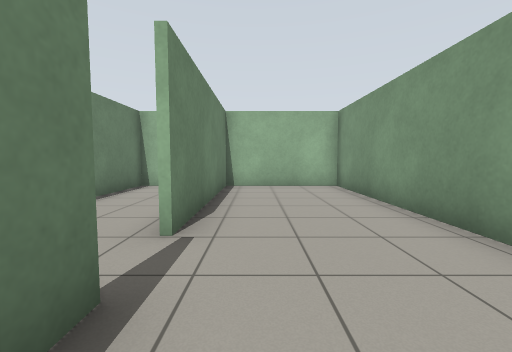
[1] (above)

17 first-person views from a walk through a Gazebo world. The camera is 0.94 m above the floor, tilts 4° down and sees 90° across. The floor is counted in squares, 1 m on a side. Each view is taken from the middle of a square. On the plan, view 1 faces up. The plan holds only what a view shows up to about 10 squares ahead; the rest is blank.

[2]
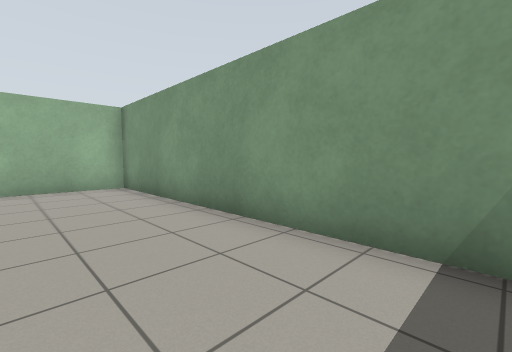

[3]
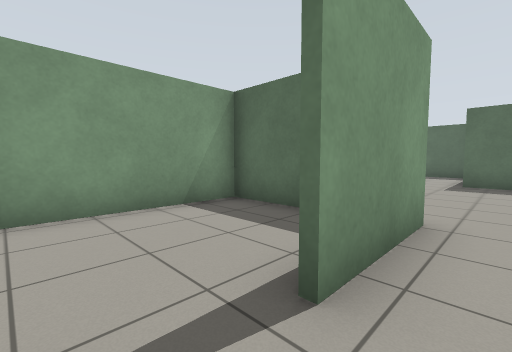

[4]
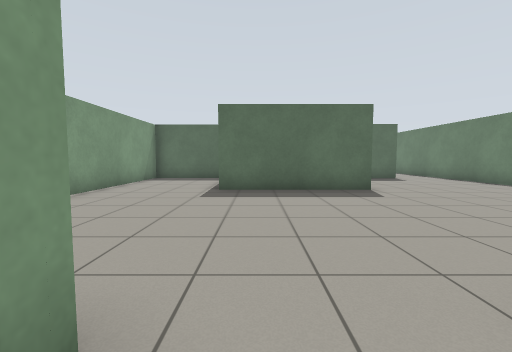

[5]
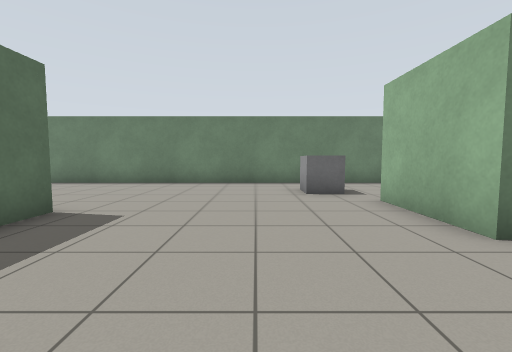

[6]
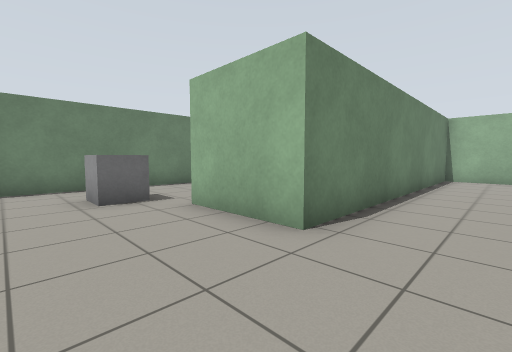

[7]
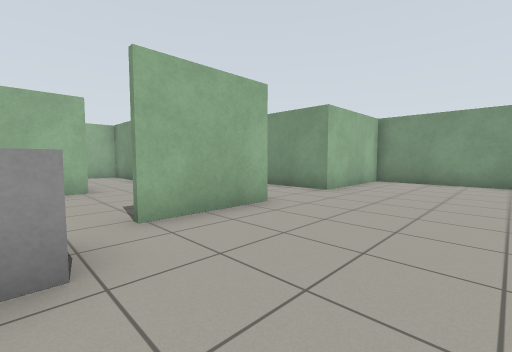

[8]
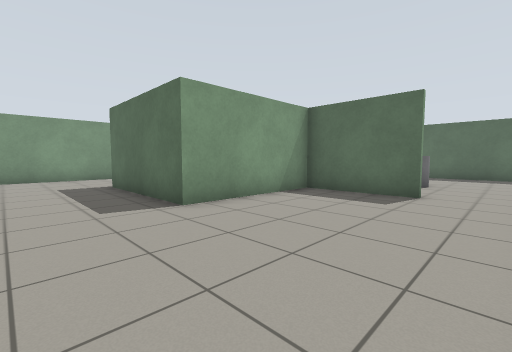

[9]
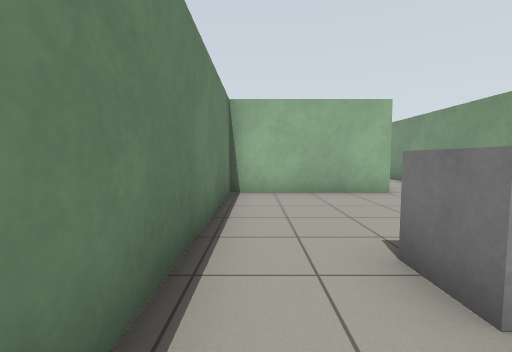

[10]
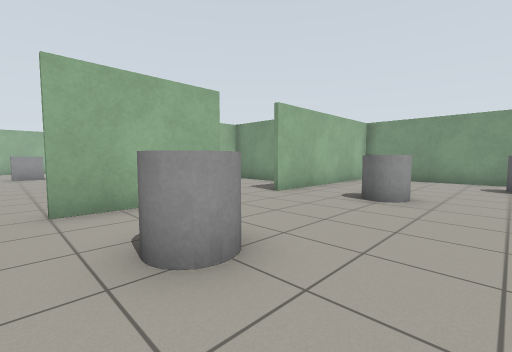

[11]
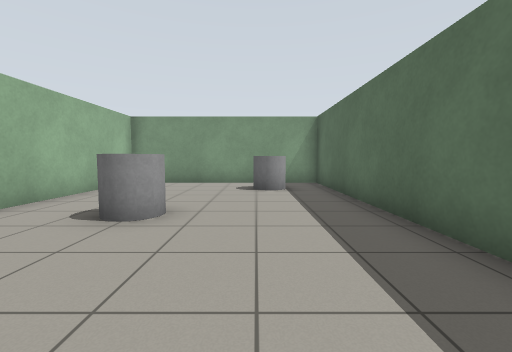

[12]
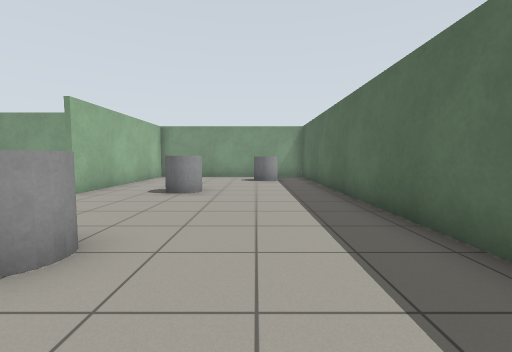

[13]
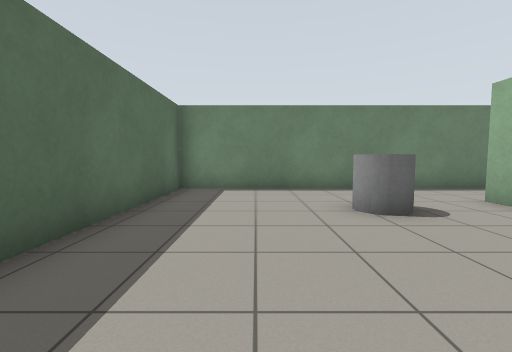

[14]
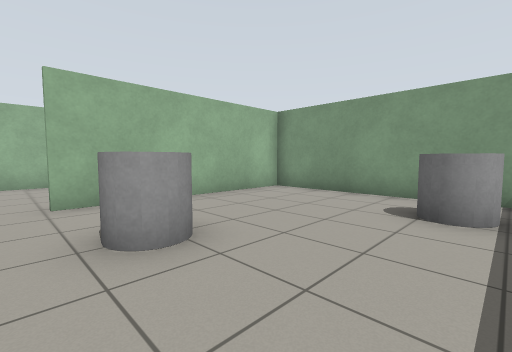

[15]
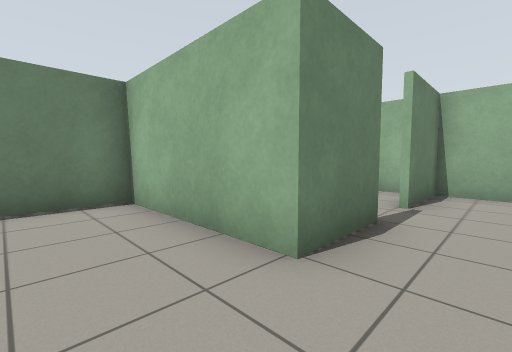

[16]
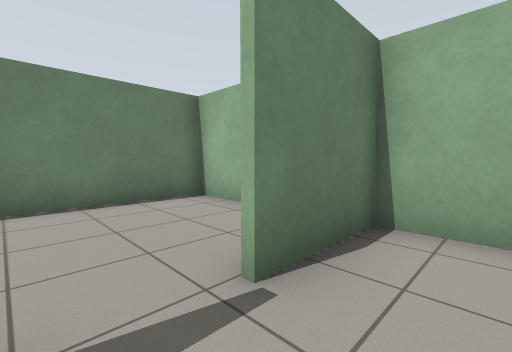

[17]
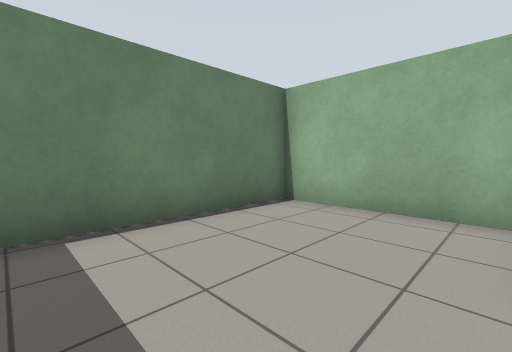

### Floor plan
Ten units are one square. View 1 is at (0, 0); x grows to the right and y downward. Boxes are objects, and circles mark ways between rooms. Rooms are numbered by the first view taken in them; rooms with no view inside come last. Other rooms are left out.
<svg viewBox="-112 -91 144 289">
<path fill="none" stroke="#000" d="M-10 -16 -10 -9M8 10 27 10 27 -86 -10 -86 -10 -30M25 12 -12 12 -12 -16M-63 -29 -107 -29 -107 116M27 101 27 15M-86 119 -54 119 -54 75 -9 75M-19 -86 -39 -86 -39 12 -68 12M-53 120 -86 120M-107 116 -107 193 27 193 27 123 -35 123M-63 -50 -63 -29M-49 -86 -63 -86 -63 -63M-40 -20 -40 -61M-69 -86 -107 -86 -107 -39M-12 105 -12 80M-29 77 -41 77"/>
<rect x="-85" y="15" width="10" height="10" fill="#bbb"><title>grey box</title></rect>
<rect x="-85" y="135" width="20" height="20" fill="#bbb"><title>grey cylinder</title></rect>
<rect x="-35" y="145" width="10" height="10" fill="#bbb"><title>grey cylinder</title></rect>
<rect x="5" y="165" width="10" height="20" fill="#bbb"><title>grey cylinder</title></rect>
<circle cx="-10" cy="-25" r="3" fill="#2a7"/>
<circle cx="-95" cy="120" r="3" fill="#2a7"/>
<circle cx="-50" cy="-35" r="3" fill="#2a7"/>
<circle cx="-40" cy="120" r="3" fill="#2a7"/>
<circle cx="-60" cy="-55" r="3" fill="#2a7"/>
<text x="10" y="-40">1</text>
<text x="-40" y="40">2</text>
<text x="-40" y="160">3</text>
<text x="-50" y="-60">4</text>
<text x="-90" y="-60">5</text>
<text x="-30" y="100">6</text>
</svg>
Room 1 opens to room 2. Room 2 opens to room 3. Room 2 opens to room 4. Room 3 opens to room 6. Room 4 opens to room 5.

Where each view was taken, in squares from view 1:
view 1: 0 up, 0 right, facing up
view 2: 0 up, 0 right, facing up-right
view 3: 3 up, 2 left, facing down-right
view 4: 0 up, 2 left, facing down
view 5: 4 down, 1 left, facing left
view 6: 4 down, 2 left, facing up-left
view 7: 5 down, 8 left, facing up-right
view 8: 5 down, 10 left, facing down-right
view 9: 4 down, 10 left, facing up
view 10: 17 down, 9 left, facing up-right
view 11: 17 down, 7 left, facing right
view 12: 17 down, 10 left, facing right
view 13: 17 down, 3 left, facing left
view 14: 18 down, 4 left, facing up-right
view 15: 1 up, 5 left, facing up-left
view 16: 5 up, 5 left, facing up-left
view 17: 4 up, 7 left, facing up-left
